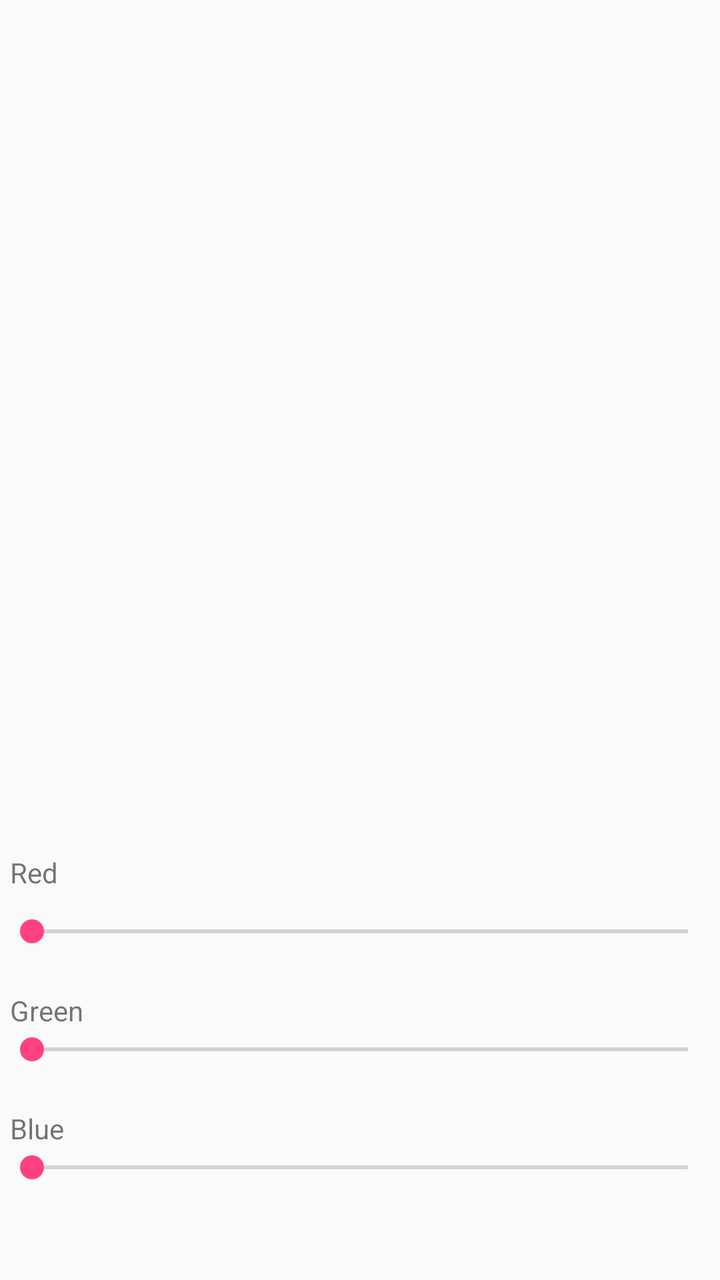
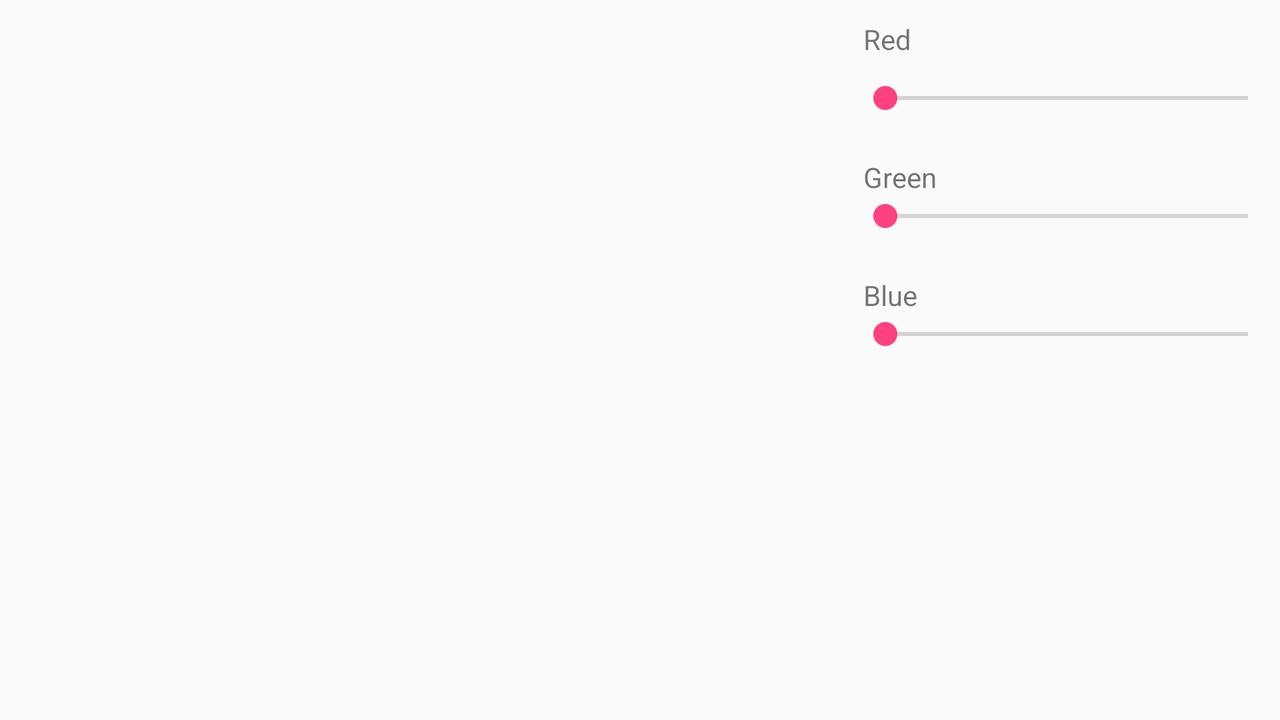

First picture: res/layout/ on a phone held upright. Second picture: the repository's own variant of that layout, on a device whose configuration matches the variant's folder. Source for both follows.
<!-- AndroidManifest.xml: application theme AppTheme -->
<!-- res/layout/activity_color_editor.xml -->
<?xml version="1.0" encoding="utf-8"?>
<LinearLayout xmlns:android="http://schemas.android.com/apk/res/android"
    xmlns:app="http://schemas.android.com/apk/res-auto"
    xmlns:tools="http://schemas.android.com/tools"
    android:layout_width="match_parent"
    android:layout_height="match_parent"
    android:layout_weight="3"
    android:orientation="vertical"
    tools:context="ua.nure.fedorenko.lab1.ColorEditorActivity">

    <LinearLayout
        android:id="@+id/colorPanel"
        android:layout_width="match_parent"
        android:layout_height="0dp"
        android:layout_weight="2"
        android:orientation="horizontal" />

    <LinearLayout
        android:layout_width="match_parent"
        android:layout_height="0dp"
        android:layout_weight="1"
        android:orientation="vertical">

        <TextView
            android:layout_width="match_parent"
            android:layout_height="wrap_content"
            android:layout_marginLeft="5dp"
            android:text="@string/red" />

        <SeekBar
            android:id="@+id/redSeekBar"
            android:layout_width="match_parent"
            android:layout_height="20dp"
            android:layout_marginBottom="20dp"
            android:layout_marginTop="10dp"
            android:max="255" />

        <TextView
            android:layout_width="match_parent"
            android:layout_height="wrap_content"
            android:layout_marginLeft="5dp"
            android:text="@string/green" />

        <SeekBar
            android:id="@+id/greenSeekBar"
            android:layout_width="match_parent"
            android:layout_height="20dp"
            android:layout_marginBottom="20dp"
            android:max="255" />

        <TextView
            android:layout_width="match_parent"
            android:layout_height="wrap_content"
            android:layout_marginLeft="5dp"
            android:text="@string/blue" />

        <SeekBar
            android:id="@+id/blueSeekBar"
            android:layout_width="match_parent"
            android:layout_height="20dp"
            android:max="255" />
    </LinearLayout>
</LinearLayout>
<!-- resources referenced by this layout -->
<resources>
  <string name="blue">Blue</string>
  <string name="green">Green</string>
  <string name="red">Red</string>
  <style name="AppTheme" parent="Theme.AppCompat.Light.DarkActionBar">
          
          <item name="colorPrimary">@color/colorPrimary</item>
          <item name="colorPrimaryDark">@color/colorPrimaryDark</item>
          <item name="colorAccent">@color/colorAccent</item>
      </style>
  <color name="colorPrimary">#3F51B5</color>
  <color name="colorPrimaryDark">#303F9F</color>
  <color name="colorAccent">#FF4081</color>
</resources>
<!-- res/layout-land/activity_color_editor.xml (the repository's variant of the layout above) -->
<!-- drawn on the phone turned sideways -->
<?xml version="1.0" encoding="utf-8"?>
<LinearLayout xmlns:android="http://schemas.android.com/apk/res/android"
    xmlns:tools="http://schemas.android.com/tools"
    android:layout_width="match_parent"
    android:layout_height="match_parent"
    android:layout_weight="3"
    android:orientation="horizontal"
    tools:context="ua.nure.fedorenko.lab1.ColorEditorActivity">

    <LinearLayout
        android:id="@+id/colorPanel"
        android:layout_width="0dp"
        android:layout_height="match_parent"
        android:layout_weight="2"
        android:orientation="horizontal" />

    <LinearLayout
        android:layout_width="0dp"
        android:layout_height="match_parent"
        android:layout_weight="1"
        android:orientation="vertical">

        <TextView
            android:layout_width="match_parent"
            android:layout_height="wrap_content"
            android:layout_marginLeft="5dp"
            android:layout_marginTop="10dp"
            android:text="@string/red" />

        <SeekBar
            android:id="@+id/redSeekBar"
            android:layout_width="match_parent"
            android:layout_height="20dp"
            android:layout_marginBottom="20dp"
            android:layout_marginTop="10dp"
            android:max="255" />

        <TextView
            android:layout_width="match_parent"
            android:layout_height="wrap_content"
            android:layout_marginLeft="5dp"
            android:text="@string/green" />

        <SeekBar
            android:id="@+id/greenSeekBar"
            android:layout_width="match_parent"
            android:layout_height="20dp"
            android:layout_marginBottom="20dp"
            android:max="255" />

        <TextView
            android:layout_width="match_parent"
            android:layout_height="wrap_content"
            android:layout_marginLeft="5dp"
            android:text="@string/blue" />

        <SeekBar
            android:id="@+id/blueSeekBar"
            android:layout_width="match_parent"
            android:layout_height="20dp"
            android:max="255" />
    </LinearLayout>
</LinearLayout>
